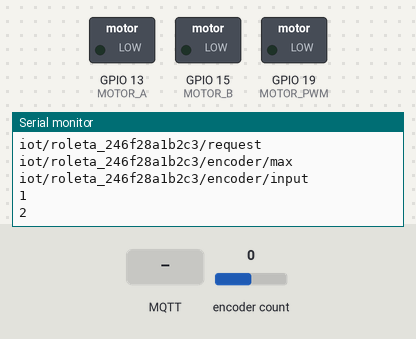
The sketch below on a simulated ESP32. Parts: switched loads named in the sketch (green lamp = pin HIGH), the last lines printed to the serial monitor. The test bench sets the inputs (shaded band); at power-on: encoder count 0. WiFi joins after 1.5 s; servers stay silent unless stated; no MQTT or app messages arrive unless stated; not simulated (calls return 0 or success): Secret.h.

Above: at 3.2 s.
3.3 s: MQTT message "0" arrives on the first subscribed topic
At 3.7 s:
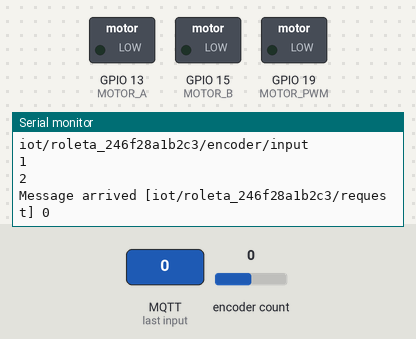
4.8 s: MQTT message "on" arrives on the first subscribed topic
At 4.99 s:
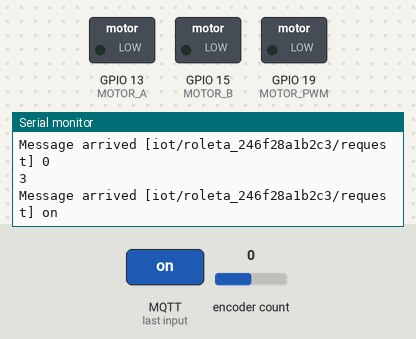
6.3 s: MQTT message "off" arrives on the first subscribed topic
At 6.9 s:
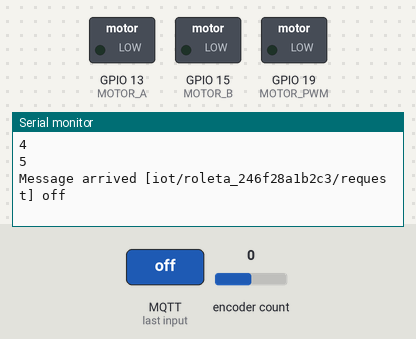
Timing chart, 0 to 9.3 s (numbered marks = the images above; inputs shaded):
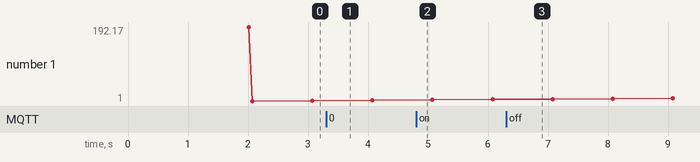

The sketch:

esp32_roleta.ino
```cpp
#include <WiFi.h>
#include <PubSubClient.h>
#include <ESP32Encoder.h>
#include <SimpleTimer.h>
#include "OTA.h"
#include "Secret.h"


const char* topic = "iot/roleta_";

#define mqtt_server "192.168.1.6"
#define mqtt_port 1883
#define mqtt_user ""
#define mqtt_password ""

const char* pos_topic  = "/position";
const char* req_topic  = "/request";

const char* encoder_topic     = "/encoder/value";
const char* encoder_topic_in  = "/encoder/input";
const char* encoder_topic_max = "/encoder/max";

#define MOTOR_A   13
#define MOTOR_B   15
#define MOTOR_PWM 19

SimpleTimer firstTimer(1000);
bool flag = false;

int roleta_pos = 0;
int roleta_request = 0;
int encoder_value = 0;
int encoder_max = 100;
int encoder_in = 0;
int boot = 0;
int loop_increment = 0;


WiFiClient espClient;
PubSubClient client;
ESP32Encoder encoder;


void setup() {
  // put your setup code here, to run once:
  Serial.begin(115200);
  setup_wifi();
  client.setClient(espClient);
  client.setServer(mqtt_server, mqtt_port);
  client.setCallback(callback);
  encoder.attachHalfQuad(17, 16);
  pinMode(MOTOR_A, OUTPUT);
  pinMode(MOTOR_B, OUTPUT);
  pinMode(MOTOR_PWM, OUTPUT);
  encoder.clearCount();
  setupOTA("roleta", wifi_ssid, wifi_password);
}


void setup_wifi() {
  delay(10);
  // We start by connecting to a WiFi network
  Serial.println();
  Serial.print("Connecting to ");
  Serial.println(wifi_ssid);

  WiFi.begin(wifi_ssid, wifi_password);

  while (WiFi.status() != WL_CONNECTED) {
    delay(500);
    Serial.print(".");
  }
  Serial.println("");
  Serial.println("WiFi connected");
  Serial.println("IP address: ");
  delay(500);
  Serial.println(WiFi.localIP());
  String clientId = composeClientID() ;
  Serial.println(clientId);
}

String macToStr(const uint8_t* mac)
{
  String result;
  for (int i = 0; i < 6; ++i) {
    result += String(mac[i], 16);
    //if (i < 5)
    //  result += ':';
  }
  return result;
}

String composeClientID() {
  uint8_t mac[6];
  WiFi.macAddress(mac);
  String clientId;

  clientId += macToStr(mac);
  return clientId;
}

void reconnect() {
  String subscription;
  // Loop until we're reconnected
  while (!client.connected()) {
    Serial.print("Attempting MQTT connection...");
    if (client.connect("ESPClient", mqtt_user, mqtt_password)) {
      Serial.println("connected");
      subscription = "";
      subscription += topic;
      subscription += composeClientID() ;
      subscription += req_topic;
      client.subscribe(subscription.c_str());
      Serial.println(subscription);
      subscription = "";
      subscription += topic;
      subscription += composeClientID() ;
      subscription += encoder_topic_max;
      client.subscribe(subscription.c_str());
      Serial.println(subscription);
      subscription = "";
      subscription += topic;
      subscription += composeClientID() ;
      subscription += encoder_topic_in;
      client.subscribe(subscription.c_str());
      Serial.println(subscription);


    } else {
      Serial.print("failed, rc=");
      Serial.print(client.state());
      Serial.println(" try again in 5 seconds");
      // Wait 5 seconds before retrying
      delay(5000);
    }
  }
}

void callback(char* topic, byte* payload, unsigned int length) {
  char temp_array[10] = {};
  int encoder_val=0;
  String tmp;
 Serial.print("Message arrived [");
 Serial.print(topic);
 Serial.print("] ");


 //if(strcmp(topic, req_topic) > 0){
 if(String(topic).substring(23) == req_topic){
    for (int i = 0; i < length; i++) {
        char receivedChar = (char)payload[i];
        temp_array[i] = (char)payload[i];
        Serial.print(receivedChar);

    }
    sscanf(temp_array, "%d", &roleta_request);
 }


 //if(strcmp(topic, encoder_topic_max) > 0){
 if(String(topic).substring(23) == encoder_topic_max){
    for (int i = 0; i < length; i++) {
        char receivedChar = (char)payload[i];
        temp_array[i] = (char)payload[i];
        Serial.print(receivedChar);

    }

    sscanf(temp_array, "%d", &encoder_max);

 }
 //Input last state of encoder
 if(String(topic).substring(23) == encoder_topic_in){
    for (int i = 0; i < length; i++) {
        char receivedChar = (char)payload[i];
        temp_array[i] = (char)payload[i];
        Serial.print(receivedChar);

    }

    sscanf(temp_array, "%d", &encoder_in);
    encoder.setCount(encoder_in);

 }


 //roleta_pos = roleta_request;
 Serial.println();
}

void loop() {
  String temp;
  // put your main code here, to run repeatedly:
 if (!client.connected()) {
    reconnect();
  }
if(boot ==0){
  boot=1;
      temp = "";
      temp += topic;
      temp += composeClientID() ;
      temp += "/startup";
    client.publish(temp.c_str(), "hello", true);
}
if(loop_increment >10){
  if(roleta_request < roleta_pos){
      digitalWrite(MOTOR_A,   HIGH);
      digitalWrite(MOTOR_B,   LOW);
      digitalWrite(MOTOR_PWM, HIGH);
  }

  if(roleta_request > roleta_pos){
      digitalWrite(MOTOR_PWM, HIGH);
      digitalWrite(MOTOR_B, HIGH);
      digitalWrite(MOTOR_A, LOW);
  }

  if (roleta_request == roleta_pos){
      digitalWrite(MOTOR_PWM, LOW);
  }
}
  encoder_value = encoder.getCount();
  //roleta_pos = map(encoder_value, 0, encoder_max, 0, 100);
  roleta_pos =  encoder_value / (encoder_max/100.0) ;
  client.loop();
  if (firstTimer.isReady()){
    ArduinoOTA.handle();
    if(loop_increment<10){
      loop_increment++;
      Serial.println(loop_increment);
    }
    // Publishes a random 0 and 1 like someone switching off and on randomly (random(2))
      temp = "";
      temp += topic;
      temp += composeClientID() ;
      temp += pos_topic;
    client.publish(temp.c_str(), String(roleta_pos).c_str(), true);
      temp = "";
      temp += topic;
      temp += composeClientID() ;
      temp += encoder_topic;
    client.publish(temp.c_str(), String(encoder_value).c_str(), true);

    firstTimer.reset();
  }
  //client.publish(encoder_topic_calc, String(roleta_pos*(encoder_max/100.0)).c_str(), true);

}
```

OTA.h
```cpp
#ifdef ESP32
#include <WiFi.h>
#include <ESPmDNS.h>
#else
#include <ESP8266WiFi.h>
#include <ESP8266mDNS.h>
#endif

#include <WiFiUdp.h>
#include <ArduinoOTA.h>

#if defined(ESP32_RTOS) && defined(ESP32)
void ota_handle( void * parameter ) {
  for (;;) {
    ArduinoOTA.handle();
    delay(3500);
  }
}
#endif

void setupOTA(const char* nameprefix, const char* ssid, const char* password) {
  // Configure the hostname
  uint16_t maxlen = strlen(nameprefix) + 7;
  char *fullhostname = new char[maxlen];
  uint8_t mac[6];
  WiFi.macAddress(mac);
  snprintf(fullhostname, maxlen, "%s-%02x%02x%02x", nameprefix, mac[3], mac[4], mac[5]);
  ArduinoOTA.setHostname(fullhostname);
  delete[] fullhostname;

  // Configure and start the WiFi station
  WiFi.mode(WIFI_STA);
  WiFi.begin(ssid, password);

  // Wait for connection
  while (WiFi.waitForConnectResult() != WL_CONNECTED) {
    Serial.println("Connection Failed! Rebooting...");
    delay(5000);
    ESP.restart();
  }

  // Port defaults to 3232
  // ArduinoOTA.setPort(3232); // Use 8266 port if you are working in Sloeber IDE, it is fixed there and not adjustable

  // No authentication by default
  // ArduinoOTA.setPassword("admin");

  // Password can be set with it's md5 value as well
  // MD5(admin) = 21232f297a57a5a743894a0e4a801fc3
  // ArduinoOTA.setPasswordHash("21232f297a57a5a743894a0e4a801fc3");

  ArduinoOTA.onStart([]() {
	//NOTE: make .detach() here for all functions called by Ticker.h library - not to interrupt transfer process in any way.
    String type;
    if (ArduinoOTA.getCommand() == U_FLASH)
      type = "sketch";
    else // U_SPIFFS
      type = "filesystem";

    // NOTE: if updating SPIFFS this would be the place to unmount SPIFFS using SPIFFS.end()
    Serial.println("Start updating " + type);
  });

  ArduinoOTA.onEnd([]() {
    Serial.println("\nEnd");
  });

  ArduinoOTA.onProgress([](unsigned int progress, unsigned int total) {
    Serial.printf("Progress: %u%%\r", (progress / (total / 100)));
  });

  ArduinoOTA.onError([](ota_error_t error) {
    Serial.printf("Error[%u]: ", error);
    if (error == OTA_AUTH_ERROR) Serial.println("\nAuth Failed");
    else if (error == OTA_BEGIN_ERROR) Serial.println("\nBegin Failed");
    else if (error == OTA_CONNECT_ERROR) Serial.println("\nConnect Failed");
    else if (error == OTA_RECEIVE_ERROR) Serial.println("\nReceive Failed");
    else if (error == OTA_END_ERROR) Serial.println("\nEnd Failed");
  });

  ArduinoOTA.begin();

  Serial.println("OTA Initialized");
  Serial.print("IP address: ");
  Serial.println(WiFi.localIP());

#if defined(ESP32_RTOS) && defined(ESP32)
  xTaskCreate(
    ota_handle,          /* Task function. */
    "OTA_HANDLE",        /* String with name of task. */
    10000,            /* Stack size in bytes. */
    NULL,             /* Parameter passed as input of the task */
    1,                /* Priority of the task. */
    NULL);            /* Task handle. */
#endif
}
```

Measured:
- after the input at 3.3 s, the serial monitor: prints a new line at once (image 1)
- after the input at 4.8 s, the serial monitor: prints a new line at once (image 2)
- after the input at 6.3 s, the serial monitor: prints a new line at once (image 3)
